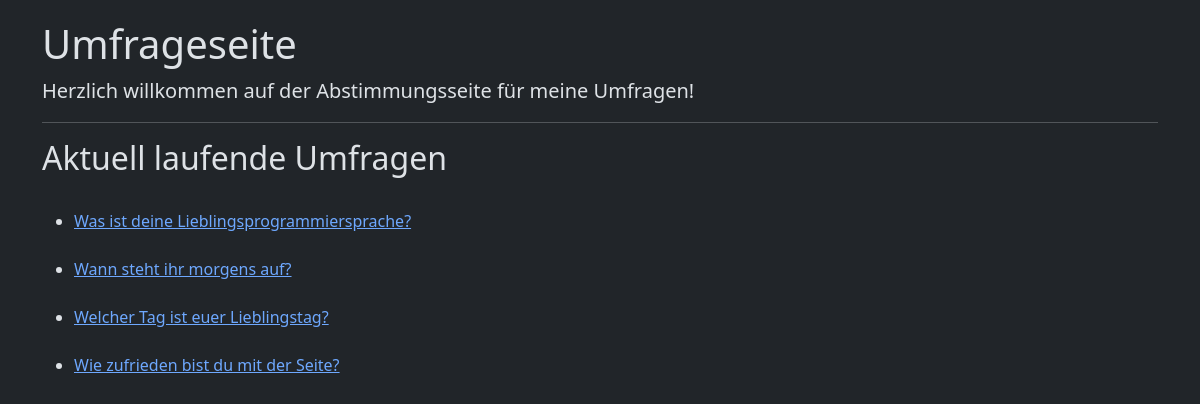
The page / on the database its author committed.
### polls/models.py (models this page shows, shortened)
class Poll(models.Model):
    name = models.CharField(max_length=256)
    slug = models.SlugField(unique=True)#unique=True verhindert, das es mehrere DB Felder mit dem selben Slug gibt.
    publish_time = models.DateTimeField()
    days_running = models.IntegerField(default=7)

### polls/views.py (the view)
# urls.py: path('', index, name="index"),
def index(request):
    context = {"umfragen": Poll.objects.all()}
    return render(request=request, template_name='polls/index.html', context=context)

### polls/templates/polls/index.html (shortened to what this page needs)
{% extends 'polls/base.html' %}
{% block content %}
<p class="lead">
    Herzlich willkommen auf der Abstimmungsseite für meine Umfragen!
</p>
<hr/>
<h2>Aktuell laufende Umfragen</h2>
<br>
{% if umfragen %}
<ul>
    {% for umfrage in umfragen %}
    <li><a href="{% url 'polls:umfrage-detail' umfrage.slug %}">{{ umfrage.name }}</a></li>
    <br>
    {% endfor %}
</ul>
<br>
{% endif %}
{% endblock %}

### rows shown on the page
Poll: name "Was ist deine Lieblingsprogrammiersprache?"
Poll: name "Wann steht ihr morgens auf?"
Poll: name "Welcher Tag ist euer Lieblingstag?"
Poll: name "Wie zufrieden bist du mit der Seite?"
